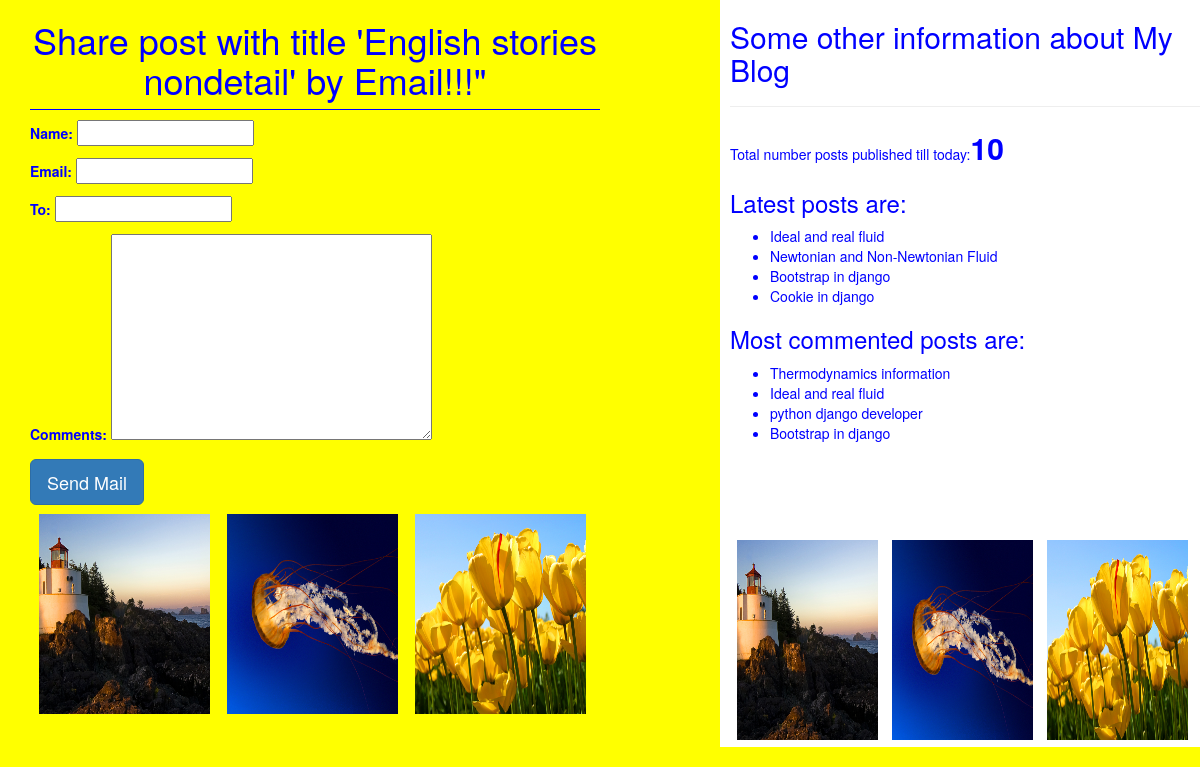
Screenshot of /4/share/ with the database file from the repository.
### blog/models.py (models this page shows, shortened)
class Post(models.Model):
    STATUS_CHOICES=(('draft','Draft'),('published','Published'))
    title=models.CharField(max_length=256)
    slug=models.SlugField(max_length=264,unique_for_date='publish')
    body=models.TextField()
    author=models.ForeignKey(User,related_name='blog_posts',on_delete=models.CASCADE)
    publish=models.DateTimeField(default=timezone.now)
    created=models.DateTimeField(auto_now_add=True)
    updated=models.DateTimeField(auto_now=True)
    status=models.CharField(max_length=10,choices=STATUS_CHOICES,default='draft')
    objects=CustomManager()
    tags=TaggableManager() # for every post we need to associates tags which will be managed by TaggableManager
    class Meta:
        ordering=['-publish',]
    def get_absolute_url(self):
        return reverse('post_detail',args=[self.publish.year,self.publish.strftime('%d'),self.publish.strftime('%m'),self.slug])

### blog/views.py (the view)
# urls.py: path('<int:id>/share/', views.mail_send_view),
def mail_send_view(request,id):
    post=get_object_or_404(Post,id=id,status='published')  #i.e from Post Model can u create post object, based on the id(def mail_send_view(request,id) can u plz provide me the published post_list
    sent=False  # for GET request sent value is False
    if request.method=='POST':
        form=EmailSendForm(request.POST) # it contains form data
        if form.is_valid():
            cd=form.cleaned_data  # form.cleaned_data  means enduser provided data and it is in the form of dictionary
            subject='{}({}) recommends you to read "{}"'.format(cd['name'],cd['email'],post.title)  #it is called string formatting where {}=name,{}=email,{}=post ttile
            post_url=request.build_absolute_uri(post.get_absolute_url()) # it is used to get full url
            message='Read the post at:\n{}\n\n{}\'s comments:\n{}'.format(post_url,cd['name'],cd['comments']) # to use single quote as a symbol we have to use \''
            send_mail(subject,message,'hello@blog.com',[cd['to']]) # its way to send mail i.e share a post to any email
            sent=True   # for POST request sent value is Fale
    else:
        form=EmailSendForm()  #creation of form object
    return render(request,'blog/sharebymail.html',{'form':form,'post':post,'sent':sent}) # whem mail_send_view is called it will display the form i.e EmailSendForm

### blog/forms.py
class EmailSendForm(forms.Form):
    name=forms.CharField()
    email=forms.EmailField()
    to=forms.EmailField()
    comments=forms.CharField(required=False,widget=forms.Textarea)

### blog/models.py (called while the page is built)
    def get_queryset(self):
        return super().get_queryset().filter(status='published')

### blog/templatetags/blog_tags.py (called while the page is built)
@register.simple_tag#(name='my_tag')   #register of this function as template tag in this manner
def total_posts():
    return Post.objects.count()  # here it will act as 'template'

@register.inclusion_tag('blog/latest_posts123.html')  # blog/latest_posts123.html:---> it means inclusion of this template because inclusion_tag returns a rendered template
def show_latest_posts(count=3):  #(count=3 means by default it will display 3 posts in Latest posts if any count value not specified in sidebar of base.html)
    latest_posts=Post.objects.order_by('-publish')[:count]#[:3] (here instead of hard coding([:3]) we are passing count value which we will get in base.html template tag:--> {%show_latest_posts 4%}
    return {'latest_posts':latest_posts}

@register.simple_tag
def get_most_commented_posts(count=4):
    return Post.objects.annotate(total_comments=Count('comments')).order_by('-total_comments')[:count]

### templates/blog/sharebymail.html (shortened to what this page needs)
{%extends 'blog/base.html'%}
{%block content%}
{%if sent%}
<h1>Email sent succesfully!!!!!!</h1>
<h2>Post with title:-- {{post.title}} information shared by Email </h2>
{%else%}
<h1>Share post with title '{{post.title}}' by Email!!!"</h1>
<form>
{{form.as_p}}
<input type="submit" class='btn btn-primary btn-lg ' value="Send Mail">
</form>
{% endif %}
{%endblock%}

### templates/blog/base.html (shortened to what this page needs)
<!DOCTYPE html>
{%load blog_tags%}
{%load static%}
<html lang="en">
<head>
    <link rel="stylesheet" href="https://maxcdn.bootstrapcdn.com/bootstrap/3.3.7/css/bootstrap.min.css">
    <link rel="stylesheet" href="{%static "css/blog1.css" %}">
</head>
<body>
<div class="content">
    {%block content%}
    {%endblock%}
    <img src="{%static "images/Lighthouse.jpg"%} ">
    <img src="{%static "images/Jellyfish.jpg"%} ">
    <img src="{%static "images/Tulips.jpg"%} ">
</div>
<div class="sidebar">
    <h2>Some other information about My Blog</h2><hr>
    <p>Total number posts published till today:<span id="pcount">{%total_posts%}</span> </p>
    <h3>Latest posts are:</h3> {%show_latest_posts 4 %}
    <h3>Most commented posts are:</h3>
    <ul>
    {%get_most_commented_posts as most_commented_posts%}
    {%for post in most_commented_posts%}
    <li><a href="{{post.get_absolute_url}}">{{post.title}}</a></li>
    {%endfor%}
  </ul><br><br><br><br>
  <img src="{%static "images/Lighthouse.jpg"%} ">
  <img src="{%static "images/Jellyfish.jpg"%} ">
  <img src="{%static "images/Tulips.jpg"%} ">
</div>
</body>
</html>

### templates/blog/latest_posts123.html
<ul>
  {%for post in latest_posts%}
  <li><a href="{{post.get_absolute_url}}">{{post.title}}</a></li>
  {%endfor%}
</ul>

### static/css/blog1.css (style rules this page uses)
.content { width:50%; float:left; background:yellow; padding: 0 0 0 30px; height:100% }
.sidebar { width:40%; float:right; background:white; padding:0 0 0 10px; height:100% }
body { background:yellow; color:blue; }
h1 { text-align: center; border-bottom: 1px solid blue; padding: 0 0 10px; }
a { color:blue; }
img { height: 200px; width: 30%; float: left; margin: 1.5%; border: 2px; }
#pcount { font-size: 30px; color: blue; font-weight:bold; }

### rows the page displays
Post: title "English stories nondetail"
Post: title "Ideal and real fluid"
Post: title "Newtonian and Non-Newtonian Fluid"
Post: title "Bootstrap in django"
Post: title "Cookie in django"
Post: title "Thermodynamics information"
Post: title "python django developer"
